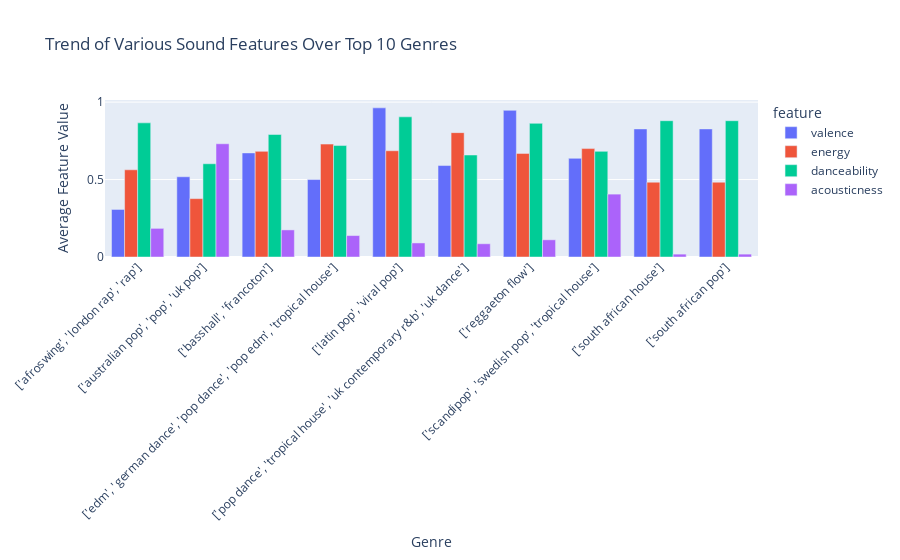

This figure's notebook cell:
### Code cell
# Group by genres and compute mean popularity
genre_popularity = genre_data.groupby('genres')['popularity'].mean().reset_index()
#  Get top 10 genres
top_genres = genre_popularity.sort_values(by='popularity', ascending=False).head(10)['genres']

# Filter for top 10 genres and compute feature averages
features = ['valence', 'energy', 'danceability', 'acousticness']
top10_genres = genre_data[genre_data['genres'].isin(top_genres)].groupby('genres')[features].mean().reset_index()

# Convert to long format for grouped bar chart
top10_genres_long = top10_genres.melt(id_vars='genres', value_vars=features,
                                       var_name='feature', value_name='value')

# Plot grouped bar chart
fig = px.bar(
    top10_genres_long,
    x='genres',
    y='value',
    color='feature',
    barmode='group',
    title='Trend of Various Sound Features Over Top 10 Genres',
    labels={'value': 'Average Feature Value', 'genres': 'Genre'}
)

fig.update_layout(xaxis_tickangle=-45)
fig.show()

### Figure 1 — Plotly figure (JSON) as saved in the notebook; plotly's stock layout.template omitted (floating-point values rounded to 4 significant figures)
{"data": [{"alignmentgroup": "True", "hovertemplate": "feature=valence<br>Genre=%{x}<br>Average Feature Value=%{y}<extra></extra>", "legendgroup": "valence", "marker": {"color": "#636efa", "pattern": {"shape": ""}}, "name": "valence", "offsetgroup": "valence", "orientation": "v", "showlegend": true, "textposition": "auto", "type": "bar", "x": ["['afroswing', 'london rap', 'rap']", "['australian pop', 'pop', 'uk pop']", "['basshall', 'francoton']", "['edm', 'german dance', 'pop dance', 'pop edm', 'tropical house']", "['latin pop', 'viral pop']", "['pop dance', 'tropical house', 'uk contemporary r&b', 'uk dance']", "['reggaeton flow']", "['scandipop', 'swedish pop', 'tropical house']", "['south african house']", "['south african pop']"], "xaxis": "x", "y": [0.307, 0.518, 0.672, 0.5, 0.963, 0.5905, 0.947, 0.637, 0.827, 0.827], "yaxis": "y"}, {"alignmentgroup": "True", "hovertemplate": "feature=energy<br>Genre=%{x}<br>Average Feature Value=%{y}<extra></extra>", "legendgroup": "energy", "marker": {"color": "#EF553B", "pattern": {"shape": ""}}, "name": "energy", "offsetgroup": "energy", "orientation": "v", "showlegend": true, "textposition": "auto", "type": "bar", "x": ["['afroswing', 'london rap', 'rap']", "['australian pop', 'pop', 'uk pop']", "['basshall', 'francoton']", "['edm', 'german dance', 'pop dance', 'pop edm', 'tropical house']", "['latin pop', 'viral pop']", "['pop dance', 'tropical house', 'uk contemporary r&b', 'uk dance']", "['reggaeton flow']", "['scandipop', 'swedish pop', 'tropical house']", "['south african house']", "['south african pop']"], "xaxis": "x", "y": [0.563, 0.377, 0.682, 0.729, 0.686, 0.803, 0.669, 0.7, 0.483, 0.483], "yaxis": "y"}, {"alignmentgroup": "True", "hovertemplate": "feature=danceability<br>Genre=%{x}<br>Average Feature Value=%{y}<extra></extra>", "legendgroup": "danceability", "marker": {"color": "#00cc96", "pattern": {"shape": ""}}, "name": "danceability", "offsetgroup": "danceability", "orientation": "v", "showlegend": true, "textposition": "auto", "type": "bar", "x": ["['afroswing', 'london rap', 'rap']", "['australian pop', 'pop', 'uk pop']", "['basshall', 'francoton']", "['edm', 'german dance', 'pop dance', 'pop edm', 'tropical house']", "['latin pop', 'viral pop']", "['pop dance', 'tropical house', 'uk contemporary r&b', 'uk dance']", "['reggaeton flow']", "['scandipop', 'swedish pop', 'tropical house']", "['south african house']", "['south african pop']"], "xaxis": "x", "y": [0.866, 0.602, 0.791, 0.7195, 0.905, 0.6585, 0.863, 0.682, 0.88, 0.88], "yaxis": "y"}, {"alignmentgroup": "True", "hovertemplate": "feature=acousticness<br>Genre=%{x}<br>Average Feature Value=%{y}<extra></extra>", "legendgroup": "acousticness", "marker": {"color": "#ab63fa", "pattern": {"shape": ""}}, "name": "acousticness", "offsetgroup": "acousticness", "orientation": "v", "showlegend": true, "textposition": "auto", "type": "bar", "x": ["['afroswing', 'london rap', 'rap']", "['australian pop', 'pop', 'uk pop']", "['basshall', 'francoton']", "['edm', 'german dance', 'pop dance', 'pop edm', 'tropical house']", "['latin pop', 'viral pop']", "['pop dance', 'tropical house', 'uk contemporary r&b', 'uk dance']", "['reggaeton flow']", "['scandipop', 'swedish pop', 'tropical house']", "['south african house']", "['south african pop']"], "xaxis": "x", "y": [0.185, 0.731, 0.175, 0.1384, 0.0907, 0.08556, 0.111, 0.406, 0.0185, 0.0185], "yaxis": "y"}], "layout": {"barmode": "group", "legend": {"title": {"text": "feature"}, "tracegroupgap": 0}, "title": {"text": "Trend of Various Sound Features Over Top 10 Genres"}, "xaxis": {"anchor": "y", "domain": [0, 1], "tickangle": -45, "title": {"text": "Genre"}}, "yaxis": {"anchor": "x", "domain": [0, 1], "title": {"text": "Average Feature Value"}}}}
